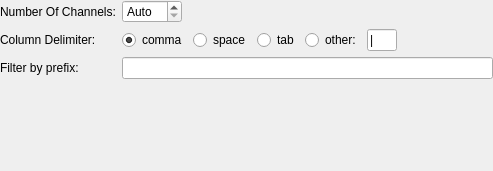
<?xml version="1.0" encoding="UTF-8"?>
<ui version="4.0">
 <class>AsciiReaderSettings</class>
 <widget class="QWidget" name="AsciiReaderSettings">
  <property name="geometry">
   <rect>
    <x>0</x>
    <y>0</y>
    <width>493</width>
    <height>171</height>
   </rect>
  </property>
  <property name="windowTitle">
   <string>Form</string>
  </property>
  <layout class="QFormLayout" name="formLayout">
   <property name="fieldGrowthPolicy">
    <enum>QFormLayout::ExpandingFieldsGrow</enum>
   </property>
   <property name="leftMargin">
    <number>0</number>
   </property>
   <property name="topMargin">
    <number>0</number>
   </property>
   <property name="rightMargin">
    <number>0</number>
   </property>
   <property name="bottomMargin">
    <number>0</number>
   </property>
   <item row="0" column="0">
    <widget class="QLabel" name="label_4">
     <property name="text">
      <string>Number Of Channels:</string>
     </property>
    </widget>
   </item>
   <item row="0" column="1">
    <widget class="QSpinBox" name="spNumOfChannels">
     <property name="minimumSize">
      <size>
       <width>60</width>
       <height>0</height>
      </size>
     </property>
     <property name="toolTip">
      <string>Select number of channels or set to 0 for Auto (determined from incoming data)</string>
     </property>
     <property name="specialValueText">
      <string>Auto</string>
     </property>
     <property name="keyboardTracking">
      <bool>false</bool>
     </property>
     <property name="minimum">
      <number>0</number>
     </property>
     <property name="maximum">
      <number>32</number>
     </property>
    </widget>
   </item>
   <item row="2" column="1">
    <layout class="QHBoxLayout" name="horizontalLayout">
     <item>
      <widget class="QRadioButton" name="rbComma">
       <property name="text">
        <string>comma</string>
       </property>
       <property name="checked">
        <bool>true</bool>
       </property>
      </widget>
     </item>
     <item>
      <widget class="QRadioButton" name="rbSpace">
       <property name="text">
        <string>space</string>
       </property>
      </widget>
     </item>
     <item>
      <widget class="QRadioButton" name="rbTab">
       <property name="text">
        <string>tab</string>
       </property>
      </widget>
     </item>
     <item>
      <widget class="QRadioButton" name="rbOtherDelimiter">
       <property name="text">
        <string>other:</string>
       </property>
      </widget>
     </item>
     <item>
      <widget class="QLineEdit" name="leDelimiter">
       <property name="sizePolicy">
        <sizepolicy hsizetype="Fixed" vsizetype="Fixed">
         <horstretch>0</horstretch>
         <verstretch>0</verstretch>
        </sizepolicy>
       </property>
       <property name="maximumSize">
        <size>
         <width>30</width>
         <height>16777215</height>
        </size>
       </property>
       <property name="toolTip">
        <string>Enter a custom delimiter character</string>
       </property>
       <property name="inputMask">
        <string/>
       </property>
       <property name="text">
        <string>|</string>
       </property>
      </widget>
     </item>
    </layout>
   </item>
   <item row="2" column="0">
    <widget class="QLabel" name="label">
     <property name="text">
      <string>Column Delimiter:</string>
     </property>
    </widget>
   </item>
   <item row="3" column="0">
    <widget class="QLabel" name="label_2">
     <property name="text">
      <string>Filter by prefix:</string>
     </property>
    </widget>
   </item>
   <item row="3" column="1">
    <widget class="QLineEdit" name="filterPrefix"/>
   </item>
  </layout>
 </widget>
 <resources/>
 <connections/>
</ui>
